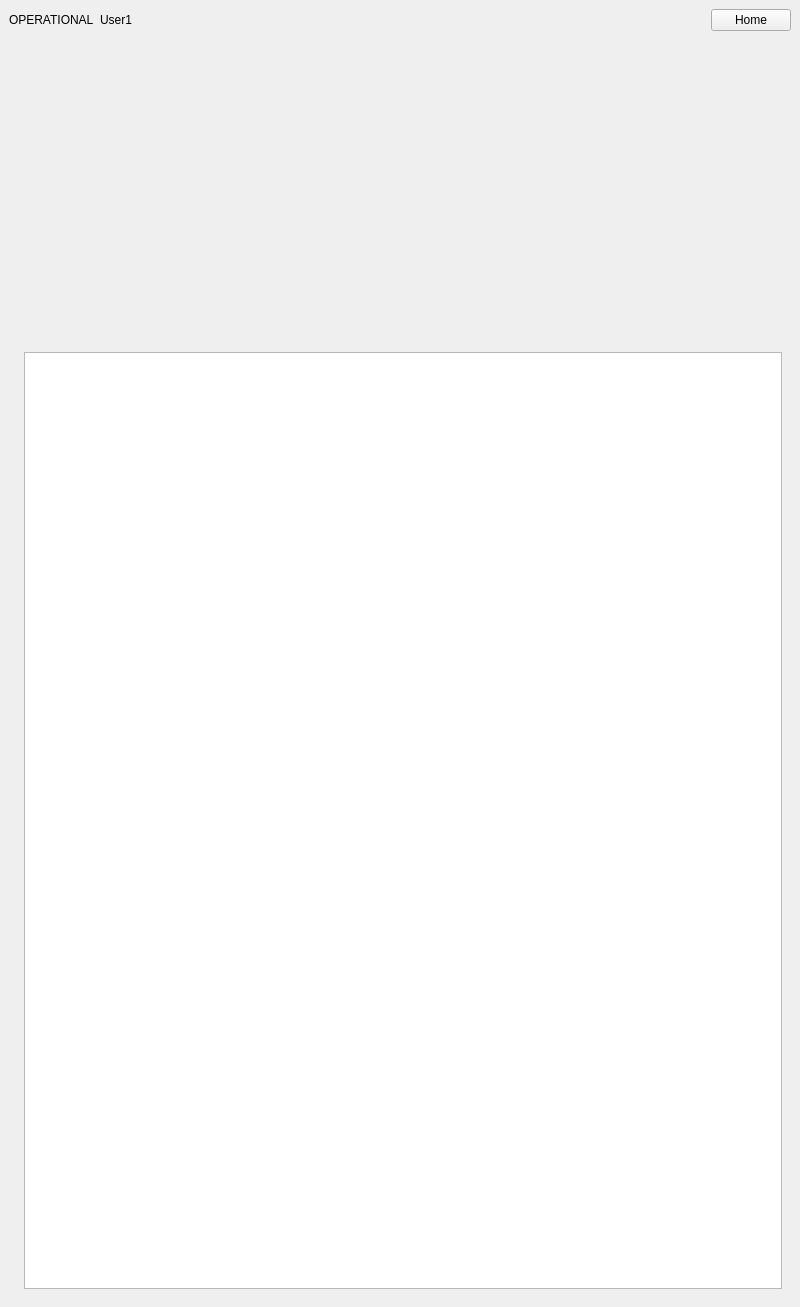
<?xml version="1.0" encoding="UTF-8"?>
<ui version="4.0">
 <class>MainWindow</class>
 <widget class="QMainWindow" name="MainWindow">
  <property name="geometry">
   <rect>
    <x>0</x>
    <y>0</y>
    <width>800</width>
    <height>1307</height>
   </rect>
  </property>
  <property name="sizePolicy">
   <sizepolicy hsizetype="Fixed" vsizetype="Fixed">
    <horstretch>0</horstretch>
    <verstretch>0</verstretch>
   </sizepolicy>
  </property>
  <property name="minimumSize">
   <size>
    <width>800</width>
    <height>1280</height>
   </size>
  </property>
  <property name="maximumSize">
   <size>
    <width>818</width>
    <height>1369</height>
   </size>
  </property>
  <property name="windowTitle">
   <string>IntuiGUI</string>
  </property>
  <widget class="QWidget" name="centralwidget">
   <layout class="QVBoxLayout" name="verticalLayout">
    <item>
     <layout class="QHBoxLayout" name="topBarLayout">
      <item>
       <widget class="QLabel" name="lblMachineState">
        <property name="text">
         <string>OPERATIONAL</string>
        </property>
       </widget>
      </item>
      <item>
       <widget class="QLabel" name="lblUser">
        <property name="text">
         <string>User1</string>
        </property>
       </widget>
      </item>
      <item>
       <spacer name="horizontalSpacer">
        <property name="orientation">
         <enum>Qt::Horizontal</enum>
        </property>
        <property name="sizeHint" stdset="0">
         <size>
          <width>40</width>
          <height>20</height>
         </size>
        </property>
       </spacer>
      </item>
      <item>
       <widget class="QPushButton" name="btnHome">
        <property name="text">
         <string>Home</string>
        </property>
       </widget>
      </item>
     </layout>
    </item>
    <item>
     <widget class="QStackedWidget" name="stackedWidget">
      <property name="currentIndex">
       <number>6</number>
      </property>
      <widget class="QWidget" name="homePage">
       <layout class="QGridLayout" name="homeGridLayout">
        <property name="leftMargin">
         <number>15</number>
        </property>
        <property name="topMargin">
         <number>15</number>
        </property>
        <property name="rightMargin">
         <number>15</number>
        </property>
        <property name="bottomMargin">
         <number>15</number>
        </property>
        <property name="spacing">
         <number>20</number>
        </property>
        <item row="2" column="0">
         <widget class="QPushButton" name="btnTools">
          <property name="sizePolicy">
           <sizepolicy hsizetype="Preferred" vsizetype="Preferred">
            <horstretch>0</horstretch>
            <verstretch>0</verstretch>
           </sizepolicy>
          </property>
          <property name="text">
           <string>Tools</string>
          </property>
         </widget>
        </item>
        <item row="0" column="1">
         <widget class="QPushButton" name="btnCamWizard">
          <property name="sizePolicy">
           <sizepolicy hsizetype="Preferred" vsizetype="Preferred">
            <horstretch>0</horstretch>
            <verstretch>0</verstretch>
           </sizepolicy>
          </property>
          <property name="text">
           <string>CAM Wizard</string>
          </property>
         </widget>
        </item>
        <item row="1" column="1">
         <widget class="QPushButton" name="btnStatus">
          <property name="sizePolicy">
           <sizepolicy hsizetype="Preferred" vsizetype="Preferred">
            <horstretch>0</horstretch>
            <verstretch>0</verstretch>
           </sizepolicy>
          </property>
          <property name="text">
           <string>Status Page</string>
          </property>
         </widget>
        </item>
        <item row="2" column="1">
         <widget class="QPushButton" name="btnMakros">
          <property name="sizePolicy">
           <sizepolicy hsizetype="Preferred" vsizetype="Preferred">
            <horstretch>0</horstretch>
            <verstretch>0</verstretch>
           </sizepolicy>
          </property>
          <property name="text">
           <string>Makros</string>
          </property>
         </widget>
        </item>
        <item row="3" column="0" colspan="2">
         <widget class="QPushButton" name="btnSettings">
          <property name="sizePolicy">
           <sizepolicy hsizetype="Preferred" vsizetype="Preferred">
            <horstretch>0</horstretch>
            <verstretch>0</verstretch>
           </sizepolicy>
          </property>
          <property name="text">
           <string>Settings</string>
          </property>
         </widget>
        </item>
        <item row="0" column="0" rowspan="2">
         <widget class="QPushButton" name="btnControl">
          <property name="sizePolicy">
           <sizepolicy hsizetype="Preferred" vsizetype="Preferred">
            <horstretch>0</horstretch>
            <verstretch>0</verstretch>
           </sizepolicy>
          </property>
          <property name="text">
           <string>Control</string>
          </property>
         </widget>
        </item>
       </layout>
      </widget>
      <widget class="QWidget" name="controlPage">
       <layout class="QVBoxLayout" name="controlLayout">
        <item>
         <layout class="QHBoxLayout" name="droLayout">
          <item>
           <widget class="QLabel" name="lblX">
            <property name="text">
             <string>X Position:</string>
            </property>
           </widget>
          </item>
          <item>
           <widget class="DROLabel" name="droX"/>
          </item>
          <item>
           <widget class="QLabel" name="lblZ">
            <property name="text">
             <string>Z Position:</string>
            </property>
           </widget>
          </item>
          <item>
           <widget class="DROLabel" name="droZ"/>
          </item>
         </layout>
        </item>
        <item>
         <layout class="QHBoxLayout" name="spindleLayout">
          <item>
           <widget class="QLabel" name="lblSpindle">
            <property name="text">
             <string>Spindle Speed:</string>
            </property>
           </widget>
          </item>
          <item>
           <widget class="DROLabel" name="droSpindle"/>
          </item>
          <item>
           <widget class="QSlider" name="sldSpindleSpeed">
            <property name="minimum">
             <number>0</number>
            </property>
            <property name="maximum">
             <number>3000</number>
            </property>
            <property name="orientation">
             <enum>Qt::Horizontal</enum>
            </property>
           </widget>
          </item>
         </layout>
        </item>
        <item>
         <layout class="QHBoxLayout" name="jogIncrementLayout">
          <item>
           <widget class="QLabel" name="lblJogIncrement">
            <property name="text">
             <string>Jog Increment:</string>
            </property>
           </widget>
          </item>
          <item>
           <widget class="QComboBox" name="cmbJogIncrement">
            <item>
             <property name="text">
              <string>0.1</string>
             </property>
            </item>
            <item>
             <property name="text">
              <string>0.5</string>
             </property>
            </item>
            <item>
             <property name="text">
              <string>1.0</string>
             </property>
            </item>
           </widget>
          </item>
         </layout>
        </item>
        <item>
         <layout class="QHBoxLayout" name="mpgLayout">
          <item>
           <widget class="QLabel" name="lblMPG">
            <property name="text">
             <string>MPG Mode:</string>
            </property>
           </widget>
          </item>
          <item>
           <widget class="QComboBox" name="cmbMPGMode">
            <item>
             <property name="text">
              <string>Jog Axes</string>
             </property>
            </item>
            <item>
             <property name="text">
              <string>Spindle Speed</string>
             </property>
            </item>
            <item>
             <property name="text">
              <string>Other Function</string>
             </property>
            </item>
           </widget>
          </item>
         </layout>
        </item>
        <item>
         <widget class="QPushButton" name="btnRotateToolchanger">
          <property name="text">
           <string>Rotate Toolchanger</string>
          </property>
         </widget>
        </item>
        <item>
         <widget class="QPushButton" name="btnAxisSelector">
          <property name="text">
           <string>Select Axis</string>
          </property>
         </widget>
        </item>
        <item>
         <layout class="QHBoxLayout" name="laserLayout">
          <item>
           <widget class="QLabel" name="lblLaser">
            <property name="text">
             <string>Laser Micrometer:</string>
            </property>
           </widget>
          </item>
          <item>
           <widget class="QPushButton" name="btnMeasureLaser">
            <property name="text">
             <string>Measure Diameter</string>
            </property>
           </widget>
          </item>
          <item>
           <widget class="DROLabel" name="droLaser"/>
          </item>
         </layout>
        </item>
        <item>
         <layout class="QHBoxLayout" name="axisJogLayout">
          <item>
           <widget class="QPushButton" name="btnJogXPos">
            <property name="text">
             <string>Jog X+</string>
            </property>
           </widget>
          </item>
          <item>
           <widget class="QPushButton" name="btnJogXNeg">
            <property name="text">
             <string>Jog X-</string>
            </property>
           </widget>
          </item>
          <item>
           <widget class="QPushButton" name="btnJogZPos">
            <property name="text">
             <string>Jog Z+</string>
            </property>
           </widget>
          </item>
          <item>
           <widget class="QPushButton" name="btnJogZNeg">
            <property name="text">
             <string>Jog Z-</string>
            </property>
           </widget>
          </item>
         </layout>
        </item>
       </layout>
      </widget>
      <widget class="QWidget" name="camWizardPage">
       <layout class="QHBoxLayout" name="camWizardMainLayout">
        <item>
         <layout class="QVBoxLayout" name="sideMenuLayout">
          <item>
           <widget class="QPushButton" name="btnStep1">
            <property name="text">
             <string>Step 1</string>
            </property>
           </widget>
          </item>
          <item>
           <widget class="QPushButton" name="btnStep2">
            <property name="text">
             <string>Step 2</string>
            </property>
           </widget>
          </item>
          <item>
           <widget class="QPushButton" name="btnStep3">
            <property name="text">
             <string>Step 3</string>
            </property>
           </widget>
          </item>
          <item>
           <widget class="QPushButton" name="btnStep4">
            <property name="text">
             <string>Step 4</string>
            </property>
           </widget>
          </item>
          <item>
           <widget class="QPushButton" name="btnStep5">
            <property name="text">
             <string>Step 5</string>
            </property>
           </widget>
          </item>
         </layout>
        </item>
        <item>
         <widget class="QStackedWidget" name="camWizardStack">
          <widget class="QWidget" name="camStep1">
           <layout class="QVBoxLayout" name="camStep1Layout">
            <item>
             <widget class="TouchFileManager" name="filemanager"/>
            </item>
            <item>
             <widget class="QLabel" name="lblCamStep1">
              <property name="text">
               <string>CAM Wizard - Step 1</string>
              </property>
             </widget>
            </item>
            <item>
             <widget class="QPushButton" name="btnNextStep1">
              <property name="text">
               <string>Next Step</string>
              </property>
             </widget>
            </item>
           </layout>
          </widget>
          <widget class="QWidget" name="camStep2">
           <layout class="QVBoxLayout" name="camStep2Layout">
            <item>
             <widget class="QLabel" name="lblCamStep2">
              <property name="text">
               <string>CAM Wizard - Step 2</string>
              </property>
             </widget>
            </item>
            <item>
             <widget class="ToolOffsetView" name="tooloffsetview"/>
            </item>
            <item>
             <layout class="QHBoxLayout" name="camStep2NavLayout">
              <item>
               <widget class="QPushButton" name="btnPrevStep2">
                <property name="text">
                 <string>Back</string>
                </property>
               </widget>
              </item>
              <item>
               <widget class="QPushButton" name="btnNextStep2">
                <property name="text">
                 <string>Next Step</string>
                </property>
               </widget>
              </item>
             </layout>
            </item>
           </layout>
          </widget>
          <widget class="QWidget" name="camStep3">
           <layout class="QVBoxLayout" name="camStep3Layout">
            <item>
             <widget class="OriginOffsetView" name="originoffsetview"/>
            </item>
            <item>
             <widget class="QLabel" name="lblCamStep3">
              <property name="text">
               <string>CAM Wizard - Step 3</string>
              </property>
             </widget>
            </item>
            <item>
             <layout class="QHBoxLayout" name="camStep3NavLayout">
              <item>
               <widget class="QPushButton" name="btnPrevStep3">
                <property name="text">
                 <string>Back</string>
                </property>
               </widget>
              </item>
              <item>
               <widget class="QPushButton" name="btnNextStep3">
                <property name="text">
                 <string>Next Step</string>
                </property>
               </widget>
              </item>
             </layout>
            </item>
           </layout>
          </widget>
          <widget class="QWidget" name="camStep4">
           <layout class="QVBoxLayout" name="camStep4Layout">
            <item>
             <widget class="QLabel" name="lblCamStep4">
              <property name="text">
               <string>CAM Wizard - Step 4 (Settings)</string>
              </property>
             </widget>
            </item>
            <item>
             <layout class="QHBoxLayout" name="camStep4NavLayout">
              <item>
               <widget class="QPushButton" name="btnPrevStep4">
                <property name="text">
                 <string>Back</string>
                </property>
               </widget>
              </item>
              <item>
               <widget class="QPushButton" name="btnNextStep4">
                <property name="text">
                 <string>Next Step</string>
                </property>
               </widget>
              </item>
             </layout>
            </item>
           </layout>
          </widget>
          <widget class="QWidget" name="camStep5">
           <layout class="QVBoxLayout" name="camStep5Layout">
            <item>
             <widget class="QLabel" name="lblCamStep5">
              <property name="sizePolicy">
               <sizepolicy hsizetype="Preferred" vsizetype="Maximum">
                <horstretch>0</horstretch>
                <verstretch>0</verstretch>
               </sizepolicy>
              </property>
              <property name="text">
               <string>CAM Wizard - Step 5 (Simulation)</string>
              </property>
             </widget>
            </item>
            <item>
             <widget class="GCodeGraphics" name="gcodegraphics_simulation"/>
            </item>
            <item>
             <widget class="QWidget" name="vismachWidget" native="true"/>
            </item>
            <item>
             <layout class="QHBoxLayout" name="camStep5NavLayout">
              <item>
               <widget class="QPushButton" name="btnPrevStep5">
                <property name="text">
                 <string>Back</string>
                </property>
               </widget>
              </item>
              <item>
               <widget class="QPushButton" name="btnFinishCamWizard">
                <property name="text">
                 <string>Finish</string>
                </property>
               </widget>
              </item>
             </layout>
            </item>
           </layout>
          </widget>
         </widget>
        </item>
       </layout>
      </widget>
      <widget class="QWidget" name="toolsPage">
       <layout class="QVBoxLayout" name="toolsLayout">
        <item>
         <widget class="QLabel" name="lblTools">
          <property name="text">
           <string>Tools Interface</string>
          </property>
         </widget>
        </item>
       </layout>
      </widget>
      <widget class="QWidget" name="makrosPage">
       <layout class="QVBoxLayout" name="makrosLayout">
        <item>
         <widget class="QLabel" name="lblMakros">
          <property name="text">
           <string>Makros Interface</string>
          </property>
         </widget>
        </item>
       </layout>
      </widget>
      <widget class="QWidget" name="settingsPage">
       <layout class="QVBoxLayout" name="settingsLayout">
        <item>
         <widget class="QLabel" name="lblSettings">
          <property name="text">
           <string>Settings Interface</string>
          </property>
         </widget>
        </item>
       </layout>
      </widget>
      <widget class="QWidget" name="statusPage">
       <layout class="QVBoxLayout" name="statusLayout">
        <item>
         <layout class="QGridLayout" name="gridLayout">
          <item row="0" column="0">
           <widget class="GcodeDisplay" name="gcode_display"/>
          </item>
          <item row="1" column="0">
           <widget class="TouchGCodeGraphics" name="touchgcodegraphics"/>
          </item>
          <item row="0" column="1">
           <widget class="CamView" name="camview">
            <property name="minimumSize">
             <size>
              <width>300</width>
              <height>300</height>
             </size>
            </property>
           </widget>
          </item>
          <item row="1" column="1">
           <widget class="MachineLog" name="machinelog"/>
          </item>
         </layout>
        </item>
       </layout>
      </widget>
     </widget>
    </item>
   </layout>
  </widget>
 </widget>
 <customwidgets>
  <customwidget>
   <class>TouchFileManager</class>
   <extends>QWidget</extends>
   <header>qtvcp.widgets.touch_file_manager</header>
  </customwidget>
  <customwidget>
   <class>MachineLog</class>
   <extends>QTextEdit</extends>
   <header>qtvcp.widgets.machine_log</header>
  </customwidget>
  <customwidget>
   <class>GCodeGraphics</class>
   <extends>QWidget</extends>
   <header>qtvcp.widgets.gcode_graphics</header>
   <container>1</container>
  </customwidget>
  <customwidget>
   <class>TouchGCodeGraphics</class>
   <extends>GCodeGraphics</extends>
   <header>qtvcp.widgets.touch_gcode_graphics</header>
   <container>1</container>
  </customwidget>
  <customwidget>
   <class>DROLabel</class>
   <extends>QLabel</extends>
   <header>qtvcp.widgets.dro_widget</header>
   <container>1</container>
  </customwidget>
  <customwidget>
   <class>GcodeDisplay</class>
   <extends>QFrame</extends>
   <header>qtvcp.widgets.gcode_editor</header>
   <container>1</container>
  </customwidget>
  <customwidget>
   <class>OriginOffsetView</class>
   <extends>QTableView</extends>
   <header>qtvcp.widgets.origin_offsetview</header>
   <container>1</container>
  </customwidget>
  <customwidget>
   <class>ToolOffsetView</class>
   <extends>QTableView</extends>
   <header>qtvcp.widgets.tool_offsetview</header>
   <container>1</container>
  </customwidget>
  <customwidget>
   <class>CamView</class>
   <extends>QWidget</extends>
   <header>qtvcp.widgets.camview_widget</header>
  </customwidget>
 </customwidgets>
 <resources/>
 <connections/>
</ui>
